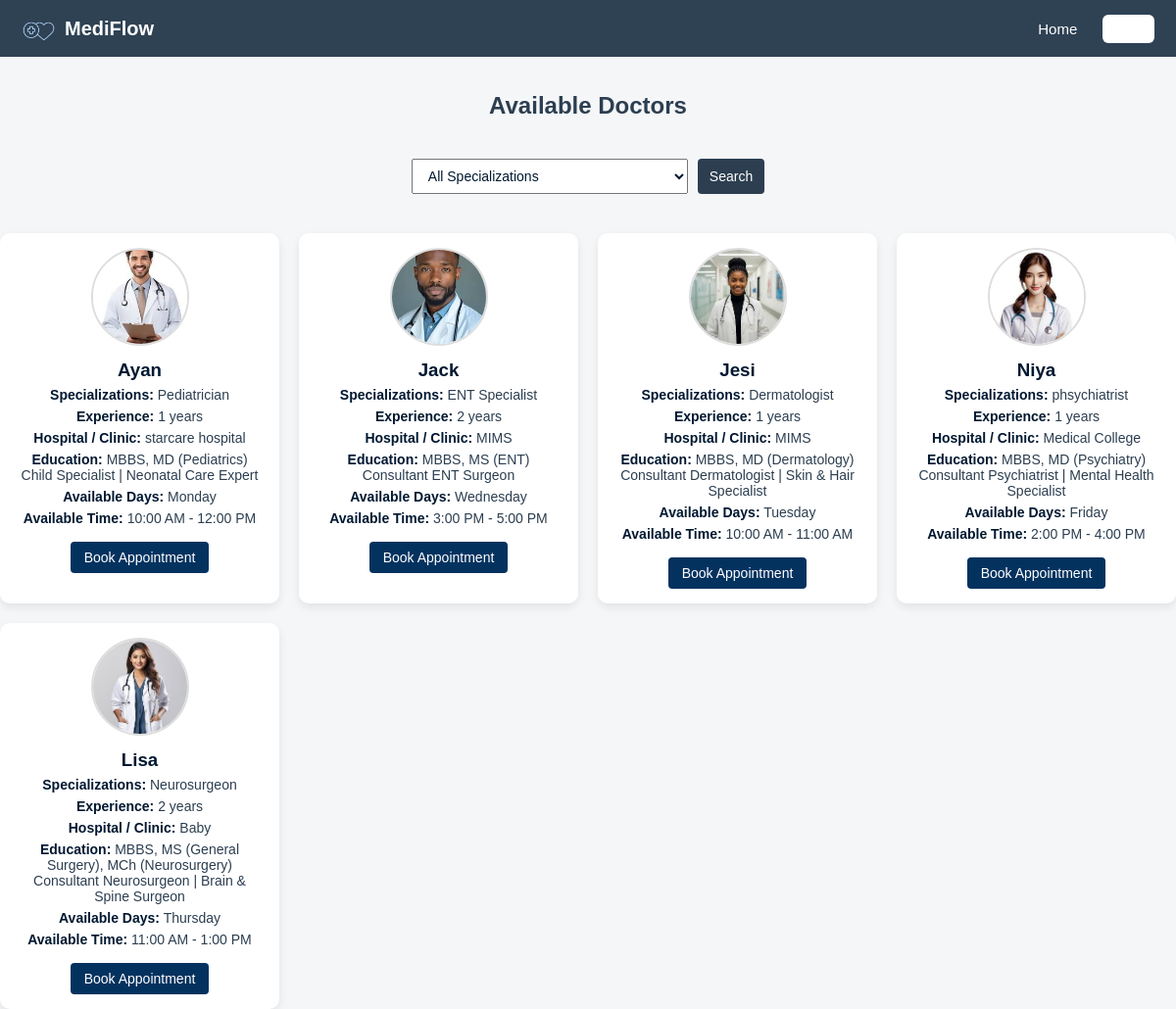
Screenshot of /patient/viewdoctors/ with the database file from the repository.
### doctor/models.py (models this page shows, shortened)
class Doctor(models.Model):
    user = models.OneToOneField(User, on_delete=models.CASCADE,null=True,blank=True)
    name = models.CharField(max_length=100,null=True,blank=True)
    specializations = models.ManyToManyField(Specialization)
    image = models.ImageField(upload_to='doctors/', null=True, blank=True)
    available_days = models.CharField(max_length=100,blank=True, null=True)
    available_time = models.CharField(max_length=50,blank=True, null=True)
    is_active = models.BooleanField(default=True)
    experience = models.PositiveIntegerField(help_text="Years of experience", default=0,null=True,blank=True)
    hospital = models.CharField(max_length=150,null=True,blank=True)
    education = models.CharField(max_length=200,null=True,blank=True)

class Specialization(models.Model):
    name = models.CharField(max_length=100)

### patient/views.py (the view)
# urls.py: path('viewdoctors/', views.view_doctors, name='view_doctors'),
def view_doctors(request):
    doctors = Doctor.objects.filter(is_active=True)
    specializations = Specialization.objects.all()
    spec_id = request.GET.get('specialization')
    if spec_id:
        doctors = doctors.filter(specializations__id=spec_id)
    return render(request, 'view_doctor.html', {
        'doctors': doctors,
        'specializations': specializations
    })

### patient/templates/view_doctor.html (shortened to what this page needs)
{% extends 'base.html' %}
{% load static %}
   {% block css %} <link rel="stylesheet" href="{% static 'viewdoctor.css' %}">{% endblock %}
{% block content %}
<br><br>
    <h2>Available Doctors</h2>
<form method="get" class="filter-form">
    <select name="specialization" >
        <option value="">All Specializations</option>
    </select>
    <button type="submit">Search</button>
</form>
<div class="doctors-container">
{% for d in doctors %}
 <div class="doctor-card">
    {% if d.image %}
        <img src="{{ d.image.url }}" width="100" height="100">
    {% else %}
        <p>No Image</p>
    {% endif %}
    <h3>{{ d.name }}</h3>
    <p><b>Specializations:</b>
    {% for s in d.specializations.all %}
        {{ s.name }}{% if not forloop.last %}, {% endif %}
    {% endfor %}
</p>
    <p><b>Experience:</b> {{ d.experience }} years</p>
    <p><b>Hospital / Clinic:</b> {{ d.hospital }}</p>
    <p><b>Education:</b> {{ d.education }}</p>
    <p><b>Available Days:</b> {{ d.available_days }}</p>
    <p><b>Available Time:</b> {{ d.available_time }}</p>
    <a href="{% url 'book_appointment' d.id %}">Book Appointment</a>
</div>
{% empty %}
<p  class="no-doctors">No doctors found</p>
{% endfor %}
</div>
{% endblock %}

### main/templates/base.html (shortened to what this page needs)
{% load static %}
<!DOCTYPE html>
<html lang="en">
<head>
    <link rel="stylesheet" href="{% static 'navbar.css' %}">
    {% block css %}{% endblock %}
</head>
<body>
    {% include 'navbar.html' %}
    <main>
        {% block content %}{% endblock %}
    </main>
</body>
</html>

### main/templates/navbar.html (shortened to what this page needs)
 {% load static %}
<!DOCTYPE html>
<html lang="en">
<head>
</head>
<body>
      {% load static %}
<nav class="navbar">
    <div class="nav-left">
        <img src="{% static 'no bglogo.png' %}" alt="MediFlow Logo" class="logo">
        <span class="brand">MediFlow</span>
    </div>
    <div class="nav-right">
        <a href="{% url 'home' %}">Home</a>
        {% if request.user.is_superuser %}
            <a href="{% url 'admin_dashboard' %}">Dashboard</a>
            <a href="{% url 'admin_logout' %}" class="btn logout-btn">Logout</a>
        {% elif request.user.is_authenticated and request.user.doctor %}
            <a href="{% url 'doctordashboard' %}">Dashboard</a>
            <a href="{% url 'doctor_logout' %}" class="btn logout-btn">Logout</a>
        {% elif request.session.patient_id %}
            <a href="{% url 'patient_dashboard' %}">Dashboard</a>
            <a href="{% url 'patient_logout' %}" class="btn logout-btn">Logout</a>
        {% else %}
            <a href="{% url 'patient_login' %}" class="btn login-btn">Login</a>
        {% endif %}
    </div>
</nav>
</body>
</html>

### main/static/navbar.css (style rules this page uses)
.navbar { display: flex; justify-content: space-between; align-items: center; padding: 12px 22px; background-color: #2f4254; color: #fff; width: 100vw; margin: 0; left: 0; right: 0; box-sizing: border-box; }
.nav-left { display: flex; align-items: center; gap: 10px; }
.nav-left, .nav-right { min-width: 0; }
.logo { height: 34px; }
.brand { font-size: 20px; font-weight: 600; white-space: nowrap; }
.nav-right { display: flex; align-items: center; gap: 18px; white-space: nowrap; }
.nav-right a { color: #fff; text-decoration: none; font-size: 15px; padding: 6px 8px; }
.btn { padding: 6px 14px; border-radius: 6px; font-size: 14px; text-decoration: none; border: none; }
html, body { margin: 0; padding: 0; overflow-x: hidden; }
.login-btn { background-color: #ffffff; color: #2f4254; }

### patient/static/viewdoctor.css (style rules this page uses)
* { margin: 0; padding: 0; box-sizing: border-box; font-family: Arial, Helvetica, sans-serif; color: #011831; }
body { background: #f4f6f8; }
h2 { text-align: center; margin-bottom: 20px; color: #2c3e50; }
form { display: flex; justify-content: center; gap: 10px; margin-bottom: 20px; flex-wrap: wrap; padding:20px; }
form select, form button { padding: 8px 12px; font-size: 14px; }
form button { background:#2c3e50; border: none; color: white; border-radius: 4px; cursor: pointer; }
.doctors-container { display: grid; grid-template-columns: repeat(auto-fit, minmax(260px, 1fr)); gap: 20px; margin-top: 20px; }
.doctor-card { background: #ffffff; padding: 15px; border-radius: 10px; box-shadow: 0 4px 10px rgba(0, 0, 0, 0.08); text-align: center; }
.doctor-card img { width: 100px; height: 100px; border-radius: 50%; object-fit: cover; margin-bottom: 10px; border: 2px solid #ddd; }
.doctor-card p { margin: 6px 0; font-size: 14px; color:#2c3e50; }
.doctor-card a { display: inline-block; margin-top: 10px; padding: 8px 14px; background: #04325f; color: white; text-decoration: none; border-radius: 4px; font-size: 14px; }
.brand { color:#ffffff }

### rows the page displays
Doctor: image (picture), name "Ayan", experience "1", hospital "starcare hospital", education "MBBS, MD (Pediatrics) Child Specialist | Neonatal Care Expert", available_days "Monday", available_time "10:00 AM - 12:00 PM"
Specialization: name "Pediatrician"
Doctor: image (picture), name "Jack", experience "2", hospital "MIMS", education "MBBS, MS (ENT) Consultant ENT Surgeon", available_days "Wednesday", available_time "3:00 PM - 5:00 PM"
Specialization: name "ENT Specialist"
Doctor: image (picture), name "Jesi", experience "1", hospital "MIMS", education "MBBS, MD (Dermatology) Consultant Dermatologist | Skin & Hair Specialist", available_days "Tuesday", available_time "10:00 AM - 11:00 AM"
Specialization: name "Dermatologist"
Doctor: image (picture), name "Niya", experience "1", hospital "Medical College", education "MBBS, MD (Psychiatry) Consultant Psychiatrist | Mental Health Specialist", available_days "Friday", available_time "2:00 PM - 4:00 PM"
Specialization: name "phsychiatrist"
Doctor: image (picture), name "Lisa", experience "2", hospital "Baby", education "MBBS, MS (General Surgery), MCh (Neurosurgery) Consultant Neurosurgeon | Brain & Spine Surgeon", available_days "Thursday", available_time "11:00 AM - 1:00 PM"
Specialization: name "Neurosurgeon"
